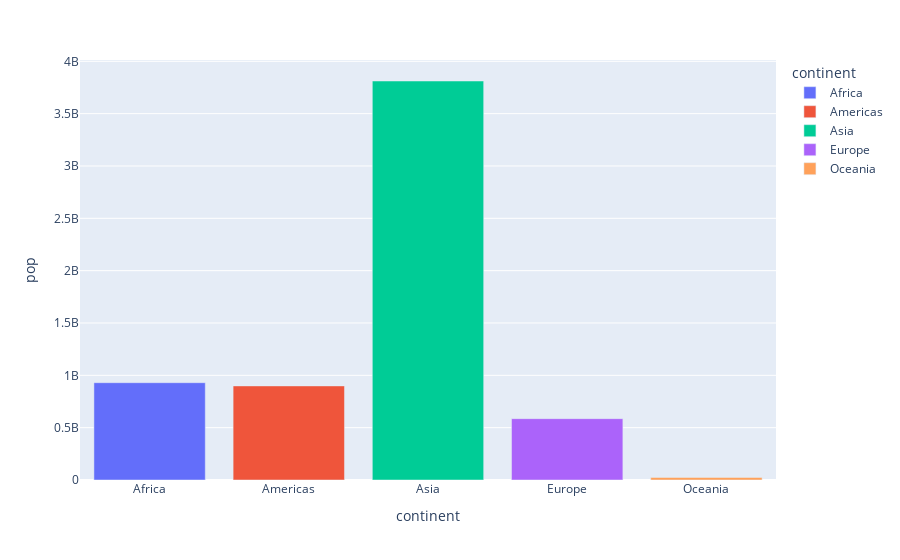

Notebook code cell kept with this figure:
### Code cell
fig=px.bar(a, x='continent',y='pop',color='continent')

# fig.update_xaxes(categoryorder='total descending')
fig.show()

### Figure 1 — Plotly figure (JSON) as saved in the notebook; plotly's stock layout.template omitted (floating-point values rounded to 4 significant figures)
{"data": [{"alignmentgroup": "True", "hovertemplate": "continent=%{x}<br>pop=%{y}<extra></extra>", "legendgroup": "Africa", "marker": {"color": "#636efa", "pattern": {"shape": ""}}, "name": "Africa", "offsetgroup": "Africa", "orientation": "v", "showlegend": true, "textposition": "auto", "type": "bar", "x": ["Africa"], "xaxis": "x", "y": [929539692], "yaxis": "y"}, {"alignmentgroup": "True", "hovertemplate": "continent=%{x}<br>pop=%{y}<extra></extra>", "legendgroup": "Americas", "marker": {"color": "#EF553B", "pattern": {"shape": ""}}, "name": "Americas", "offsetgroup": "Americas", "orientation": "v", "showlegend": true, "textposition": "auto", "type": "bar", "x": ["Americas"], "xaxis": "x", "y": [898871184], "yaxis": "y"}, {"alignmentgroup": "True", "hovertemplate": "continent=%{x}<br>pop=%{y}<extra></extra>", "legendgroup": "Asia", "marker": {"color": "#00cc96", "pattern": {"shape": ""}}, "name": "Asia", "offsetgroup": "Asia", "orientation": "v", "showlegend": true, "textposition": "auto", "type": "bar", "x": ["Asia"], "xaxis": "x", "y": [3811953827], "yaxis": "y"}, {"alignmentgroup": "True", "hovertemplate": "continent=%{x}<br>pop=%{y}<extra></extra>", "legendgroup": "Europe", "marker": {"color": "#ab63fa", "pattern": {"shape": ""}}, "name": "Europe", "offsetgroup": "Europe", "orientation": "v", "showlegend": true, "textposition": "auto", "type": "bar", "x": ["Europe"], "xaxis": "x", "y": [586098529], "yaxis": "y"}, {"alignmentgroup": "True", "hovertemplate": "continent=%{x}<br>pop=%{y}<extra></extra>", "legendgroup": "Oceania", "marker": {"color": "#FFA15A", "pattern": {"shape": ""}}, "name": "Oceania", "offsetgroup": "Oceania", "orientation": "v", "showlegend": true, "textposition": "auto", "type": "bar", "x": ["Oceania"], "xaxis": "x", "y": [24549947], "yaxis": "y"}], "layout": {"barmode": "relative", "legend": {"title": {"text": "continent"}, "tracegroupgap": 0}, "margin": {"t": 60}, "xaxis": {"anchor": "y", "categoryarray": ["Africa", "Americas", "Asia", "Europe", "Oceania"], "categoryorder": "array", "domain": [0, 1], "title": {"text": "continent"}}, "yaxis": {"anchor": "x", "domain": [0, 1], "title": {"text": "pop"}}}}
